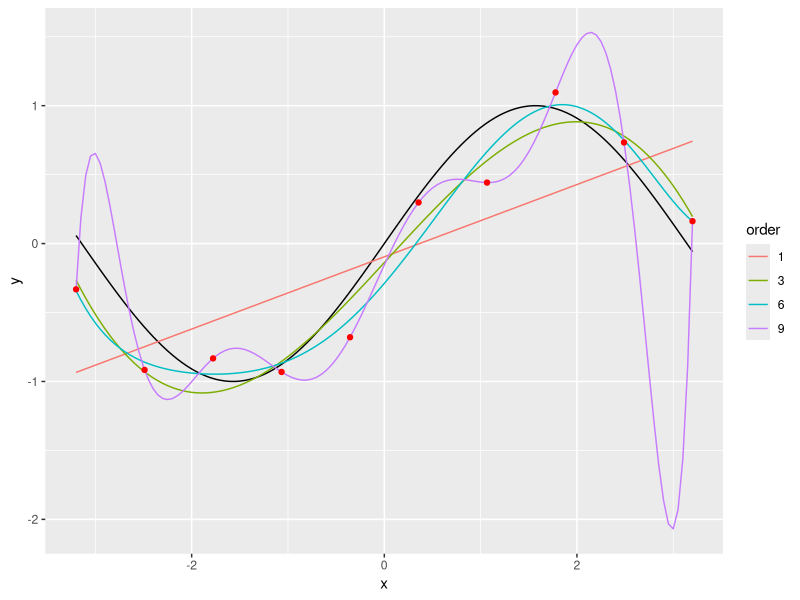
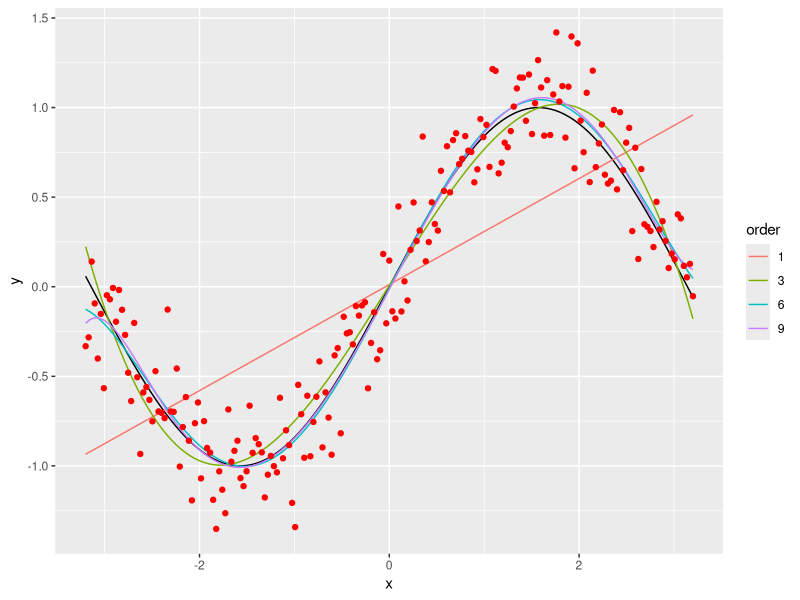

Recreate these plots in R, in order.
## ---- chunk 1
knitr::opts_chunk$set(echo = TRUE)
## ---- chunk 2
library(ggplot2)
## ---- chunk 3
sin.x <- seq(-3.2,3.2,0.05)
sin.y <- sin(sin.x)
sin.df <- data.frame(x=sin.x, y=sin.y)
## ---- chunk 4
generate_train_data <- function(size){
  x <- seq(-3.2, 3.2, 6.4/size) # get a range of x
  y <- sin(x) + rnorm(length(x), 0, sqrt(0.04)) # simulate the corresponding y with error
  return(data.frame(x=x,y=y))
}

set.seed(888)
train.df <- generate_train_data(9)
## ---- chunk 5
linear.model <- lm(y ~ x, data=train.df)
linear.model.pred <- predict(linear.model, sin.df)
linear.model.pred.df <- data.frame(x=sin.df$x, y=linear.model.pred, order=1)
## ---- chunk 6
sum(linear.model$residuals^2)
## ---- chunk 7
third.order.model <- lm(y ~ poly(x, 3, raw=TRUE), data=train.df)
third.order.model.pred <- predict(third.order.model, sin.df)
third.order.model.pred.df <- data.frame(x=sin.df$x, y=third.order.model.pred, order=3)

sixth.order.model <- lm(y ~ poly(x, 6, raw=TRUE), data=train.df)
sixth.order.model.pred <- predict(sixth.order.model, sin.df)
sixth.order.model.pred.df <- data.frame(x=sin.df$x, y=sixth.order.model.pred, order=6)

nineth.order.model <- lm(y ~ poly(x, 9, raw=TRUE), data=train.df)
nineth.order.model.pred <- predict(nineth.order.model, sin.df)
nineth.order.model.pred.df <- data.frame(x=sin.df$x, y=nineth.order.model.pred, order=9)
## ---- chunk 8
sum(third.order.model$residuals^2)
sum(sixth.order.model$residuals^2)
sum(nineth.order.model$residuals^2)
## ---- chunk 9
everything <- rbind(linear.model.pred.df, third.order.model.pred.df, sixth.order.model.pred.df, nineth.order.model.pred.df)
everything$order <- as.factor(everything$order)
ggplot() + geom_line(data=sin.df, aes(x=x, y=y)) + geom_line(data=everything, aes(x=x, y=y, colour=order)) + 
  geom_point(data=train.df, aes(x=x, y=y), colour='red') 
## ---- chunk 10
set.seed(888)
train.df <- generate_train_data(200)
linear.model <- lm(y ~ x, data=train.df)
linear.model.pred <- predict(linear.model, sin.df)
linear.model.pred.df <- data.frame(x=sin.df$x, y=linear.model.pred, order=1)
third.order.model <- lm(y ~ poly(x, 3, raw=TRUE), data=train.df)
third.order.model.pred <- predict(third.order.model, sin.df)
third.order.model.pred.df <- data.frame(x=sin.df$x, y=third.order.model.pred, order=3)

sixth.order.model <- lm(y ~ poly(x, 6, raw=TRUE), data=train.df)
sixth.order.model.pred <- predict(sixth.order.model, sin.df)
sixth.order.model.pred.df <- data.frame(x=sin.df$x, y=sixth.order.model.pred, order=6)

nineth.order.model <- lm(y ~ poly(x, 9, raw=TRUE), data=train.df)
nineth.order.model.pred <- predict(nineth.order.model, sin.df)
nineth.order.model.pred.df <- data.frame(x=sin.df$x, y=nineth.order.model.pred, order=9)

everything <- rbind(linear.model.pred.df, third.order.model.pred.df, sixth.order.model.pred.df, nineth.order.model.pred.df)
everything$order <- as.factor(everything$order)
ggplot() + geom_line(data=sin.df, aes(x=x, y=y)) + geom_line(data=everything, aes(x=x, y=y, colour=order)) + 
  geom_point(data=train.df, aes(x=x, y=y), colour='red') 
